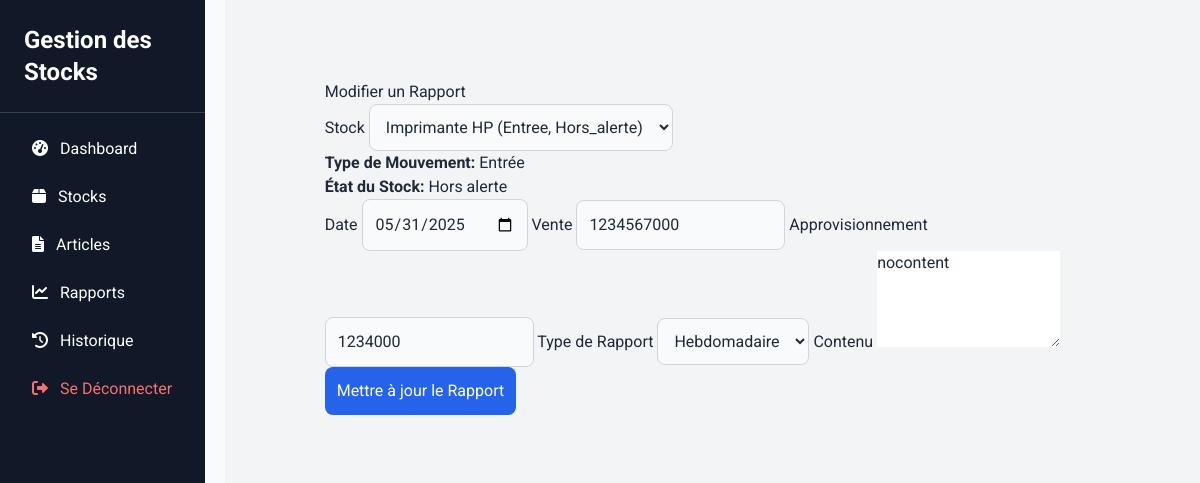
The app's page /updaterapportview/1/ (signed in) with its own data.
### rapport/models.py (models this page shows, shortened)
class Rapport(models.Model):
    id = models.AutoField(primary_key=True)
    stock=models.ForeignKey('stock.Stock', on_delete=models.CASCADE,default=None,null=True)
    dateRapport = models.DateField()
    vente = models.CharField(max_length=20)
    approvisionnement = models.CharField(max_length=20)
    type_rapport = models.CharField(max_length=20,default="journalier",choices=[('mensuel', 'Mensuel'), ('hebdomadaire', 'Hebdomadaire'), ('journalier', 'Journalier'),])
    contenu = models.TextField(default="")  # Contenu du rapport
    généré_par = models.ForeignKey(User, on_delete=models.CASCADE,default=1)

### stock/models.py (models this page shows, shortened)
class Stock(models.Model):
    id = models.AutoField(primary_key=True)
    article = models.ForeignKey(Article, on_delete=models.CASCADE,null=True)
    date = models.DateField(null=True, blank=True)
    class TypeChoices(models.TextChoices):
        ENTREE = "entree", "Entrée"
        SORTIE = "sortie", "Sortie"
    class EtatChoices(models.TextChoices):
        EN_ALERTE = "en_alerte", "En alerte"
        HORS_ALERTE = "hors_alerte", "Hors alerte"
    type = models.CharField(max_length=10, choices=TypeChoices.choices, default=TypeChoices.ENTREE)
    etatStock = models.CharField(max_length=15, choices=EtatChoices.choices, default=EtatChoices.HORS_ALERTE)
    quantiteDisponible = models.IntegerField()
    seuilAlerte = models.IntegerField()
    utilisateur = models.ForeignKey(User, on_delete=models.CASCADE, null=True)  # Ajout de l'utilisateur qui effectue le mouvement

### article/models.py (models this page shows, shortened)
class Article(models.Model):
    id = models.AutoField(primary_key=True)
    nom = models.CharField(max_length=100)
    references = models.CharField(max_length=50, null=True, blank=True)
    categorie = models.CharField(max_length=50, null=True, blank=True)
    prix = models.DecimalField(decimal_places=2, max_digits=10, null=True, blank=True)
    quantite = models.IntegerField(default=0)
    description = models.TextField(null=True, blank=True)  # Description détaillée de l'article
    date_ajout = models.DateField(default=date.today)
    class Etat(models.TextChoices):
        EN_STOCK = "en_stock", "En stock"
        HORS_STOCK = "hors_stock", "Hors stock"
    etat = models.CharField(max_length=15, choices=Etat.choices, default=Etat.HORS_STOCK)
    class Meta:
        verbose_name = 'Article'
        verbose_name_plural = 'Articles'

### pages/views.py (the view)
# urls.py: path('updaterapportview/<int:rapport_id>/', update_rapport_view, name='update_rapport_view'),
@never_cache
@login_required(login_url='/loginpage/')
def update_rapport_view(request, rapport_id):
    if not request.user.is_authenticated:
        return redirect('/loginpage/')
    rapport = get_object_or_404(Rapport, id=rapport_id)
    stocks = Stock.objects.all()
    response = render(request, 'rapport_form.html', {'rapport': rapport,'stocks': stocks})
    return disable_cache(response)

### pages/views.py (called while the page is built)
def disable_cache(response):
    response['Cache-Control'] = 'no-cache, no-store, must-revalidate'
    response['Pragma'] = 'no-cache'
    response['Expires'] = '0'
    return response

### templates/rapport_form.html (shortened to what this page needs)
{% extends 'base.html' %}
{% block content %}
<div class="dashboard">
    <div class="content">
        <div class="stock-actions">
            <h2>Modifier un Rapport</h2>
            <form method="POST" action="{% url 'update_rapport' rapport.id %}">
                <label for="stockId">Stock</label>
                <select id="stockId" name="stock" required>
                    {% for s in stocks %}
                        <option value="{{ s.id }}" {% if s.id == rapport.stock.id %}selected{% endif %}>
                            {{ s.article.nom }} ({{ s.type|capfirst }}, {{ s.etatStock|capfirst }})
                        </option>
                    {% endfor %}
                </select>
                {% if rapport.stock %}
                    <p><strong>Type de Mouvement:</strong> {{ rapport.stock.get_type_display }}</p>
                    <p><strong>État du Stock:</strong> {{ rapport.stock.get_etatStock_display }}</p>
                {% endif %}
                <label for="dateRapport">Date</label>
                <input type="date" id="dateRapport" name="dateRapport" value="{{ rapport.dateRapport|date:'Y-m-d' }}" required>
                <label for="vente">Vente</label>
                <input type="text" id="vente" name="vente" value="{{ rapport.vente }}" required>
                <label for="approvisionnement">Approvisionnement</label>
                <input type="text" id="approvisionnement" name="approvisionnement" value="{{ rapport.approvisionnement }}" required>
                <label for="type_rapport">Type de Rapport</label>
                <select id="type_rapport" name="type_rapport" required>
                    <option value="hebdomadaire" {% if rapport.type_rapport == 'hebdomadaire' %}selected{% endif %}>Hebdomadaire</option>
                </select>
                <label for="contenu">Contenu</label>
                <textarea id="contenu" name="contenu" rows="4" required>{{ rapport.contenu }}</textarea>
                <button type="submit">Mettre à jour le Rapport</button>
            </form>
        </div>
    </div>
</div>
{% endblock %}

### records on screen
Rapport: stock "Imprimante HP (Entree, Hors_alerte)", stock.type "Entrée", stock.etatStock "Hors alerte", dateRapport "05/31/2025", vente "1234567000", approvisionnement "1234000", type_rapport "Hebdomadaire", contenu "nocontent"
